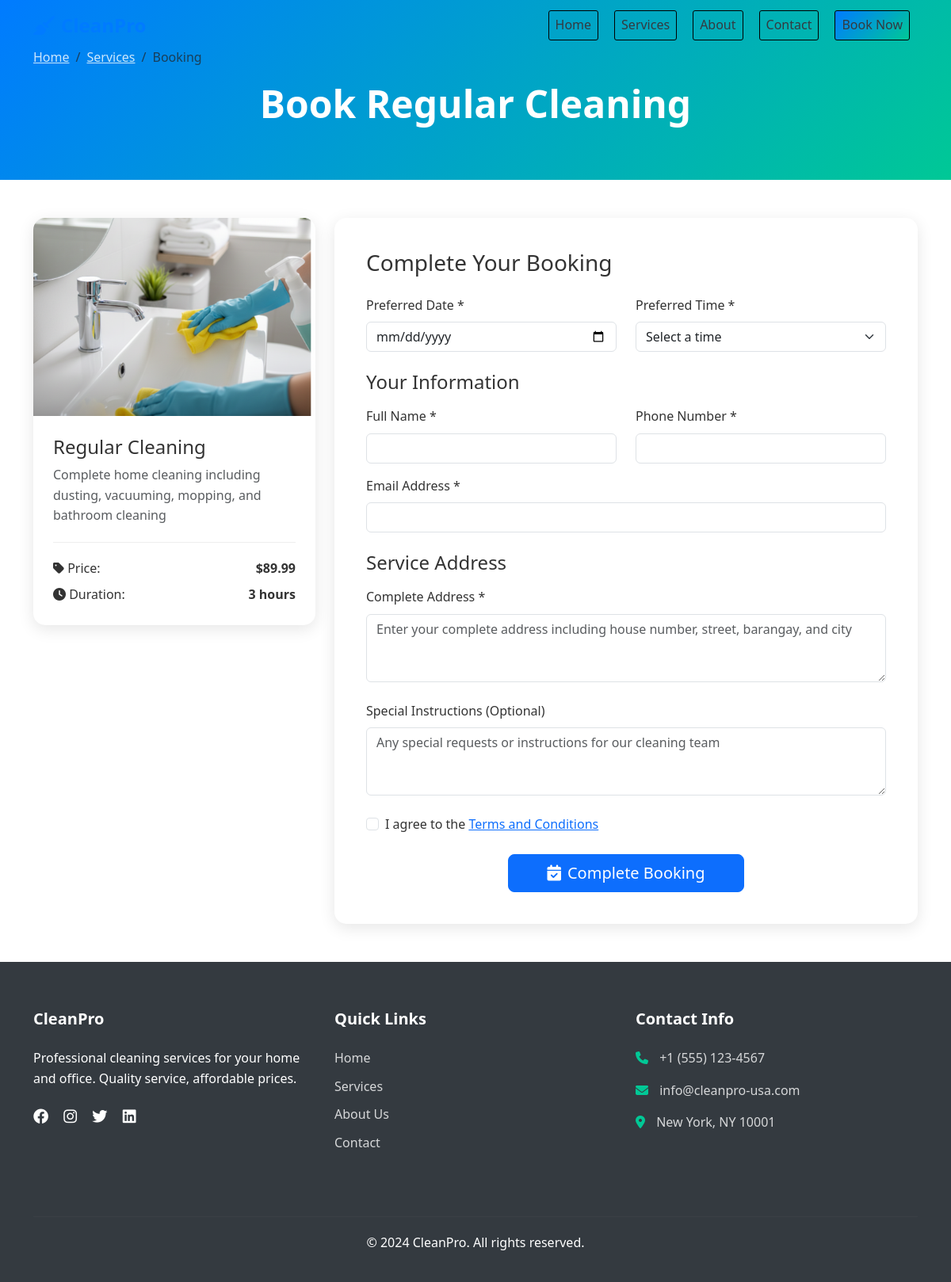
/booking/1, run on the app's committed database.
### app.py (models this page shows, shortened)
class Service(db.Model):
    id = db.Column(db.Integer, primary_key=True)
    name = db.Column(db.String(100), nullable=False)
    description = db.Column(db.Text, nullable=False)
    price = db.Column(db.Float, nullable=False)
    duration = db.Column(db.Integer, nullable=False)  # in hours
    image = db.Column(db.String(200), default='default.jpg')
    category = db.Column(db.String(50), nullable=False)

### app.py (the view)
@app.route('/booking/<int:service_id>')
def booking(service_id):
    service = Service.query.get_or_404(service_id)
    return render_template('booking.html', service=service)

### templates/booking.html (shortened to what this page needs)
{% extends "base.html" %}
{% block content %}
<section class="booking-header">
    <div class="container">
        <div class="row">
            <div class="col-12">
                <nav aria-label="breadcrumb">
                    <ol class="breadcrumb">
                        <li class="breadcrumb-item"><a href="{{ url_for('index') }}">Home</a></li>
                        <li class="breadcrumb-item"><a href="#services">Services</a></li>
                        <li class="breadcrumb-item active">Booking</li>
                    </ol>
                </nav>
                <h1 class="display-5 fw-bold mt-3 text-center">Book {{ service.name }}</h1>
            </div>
        </div>
    </div>
</section>
<section class="py-5">
    <div class="container">
        <div class="row">
            <div class="col-lg-4 mb-4">
                <div class="service-summary-card">
                    <div class="service-summary-image">
                        <img src="{{ url_for('static', filename='images/service-' + (service.id|string) + '.png') }}" alt="{{ service.name }}" class="img-fluid">
                    </div>
                    <div class="service-summary-body">
                        <h4>{{ service.name }}</h4>
                        <p class="text-muted">{{ service.description }}</p>
                        <div class="service-summary-meta">
                            <div class="d-flex justify-content-between mb-2">
                                <span><i class="fas fa-tag"></i> Price:</span>
                                <strong>${{ "%.2f"|format(service.price) }}</strong>
                            </div>
                            <div class="d-flex justify-content-between">
                                <span><i class="fas fa-clock"></i> Duration:</span>
                                <strong>{{ service.duration }} hours</strong>
                            </div>
                        </div>
                    </div>
                </div>
            </div>
            <div class="col-lg-8">
                <div class="booking-form-card">
                    <h3 class="mb-4">Complete Your Booking</h3>
                    <form method="POST" action="{{ url_for('book') }}" id="bookingForm">
                        <div class="row mb-4">
                            <div class="col-md-6">
                                <label for="date" class="form-label">Preferred Date *</label>
                                <input type="date" class="form-control" id="date" name="date" required>
                            </div>
                            <div class="col-md-6">
                                <label for="time" class="form-label">Preferred Time *</label>
                                <select class="form-select" id="time" name="time" required>
                                    <option value="">Select a time</option>
                                </select>
                            </div>
                        </div>
                        <h4 class="mb-3">Your Information</h4>
                        <div class="row mb-3">
                            <div class="col-md-6">
                                <label for="name" class="form-label">Full Name *</label>
                                <input type="text" class="form-control" id="name" name="name" required>
                            </div>
                            <div class="col-md-6">
                                <label for="phone" class="form-label">Phone Number *</label>
                                <input type="tel" class="form-control" id="phone" name="phone" required>
                            </div>
                        </div>
                        <div class="row mb-4">
                            <div class="col-12">
                                <label for="email" class="form-label">Email Address *</label>
                                <input type="email" class="form-control" id="email" name="email" required>
                            </div>
                        </div>
                        <h4 class="mb-3">Service Address</h4>
                        <div class="mb-4">
                            <label for="address" class="form-label">Complete Address *</label>
                            <textarea class="form-control" id="address" name="address" rows="3" required placeholder="Enter your complete address including house number, street, barangay, and city"></textarea>
                        </div>
                        <div class="mb-4">
                            <label for="instructions" class="form-label">Special Instructions (Optional)</label>
                            <textarea class="form-control" id="instructions" name="instructions" rows="3" placeholder="Any special requests or instructions for our cleaning team"></textarea>
                        </div>
                        <div class="mb-4">
                            <div class="form-check">
                                <input class="form-check-input" type="checkbox" id="terms" required>
                                <label class="form-check-label" for="terms">
                                    I agree to the <a href="#" data-bs-toggle="modal" data-bs-target="#termsModal">Terms and Conditions</a>
                                </label>
                            </div>
                        </div>
                        <div class="text-center">
                            <button type="submit" class="btn btn-primary btn-lg px-5">
                                <i class="fas fa-calendar-check me-2"></i>Complete Booking
                            </button>
                        </div>
                    </form>
                </div>
            </div>
        </div>
    </div>
</section>
{% endblock %}

### static/css/style.css (style rules this page uses)
:root { --primary-color: #007bff; --secondary-color: #6c757d; --success-color: #28a745; --warning-color: #ffc107; --danger-color: #dc3545; --info-color: #17a2b8; --light-color: #f8f9fa; --dark-color: #343a40; --accent-color: #00c896; --gradient-primary: linear-gradient(135deg, #007bff 0%, #00c896 100%); --gradient-secondary: linear-gradient(135deg, #667eea 0%, #764ba2 100%); }
body { font-family: 'Segoe UI', Tahoma, Geneva, Verdana, sans-serif; line-height: 1.6; color: #333; padding-top: 0; }
.booking-header { background: var(--gradient-primary); padding: 60px 0; color: white; }
.booking-header .breadcrumb { background: transparent; padding: 0; }
.booking-header .breadcrumb a { color: rgba(255, 255, 255, 0.8); }
.service-summary-card { background: white; border-radius: 15px; overflow: hidden; box-shadow: 0 5px 20px rgba(0, 0, 0, 0.1); }
.service-summary-image img { width: 100%; height: 250px; object-fit: cover; }
.service-summary-body { padding: 25px; }
.service-summary-meta { margin-top: 20px; padding-top: 20px; border-top: 1px solid #eee; }
.booking-form-card { background: white; padding: 40px; border-radius: 15px; box-shadow: 0 5px 20px rgba(0, 0, 0, 0.1); }

### data on the page
Service: name "Regular Cleaning", description "Complete home cleaning including dusting, vacuuming, mopping, and bathroom cleaning", price "89.99", duration "3"
